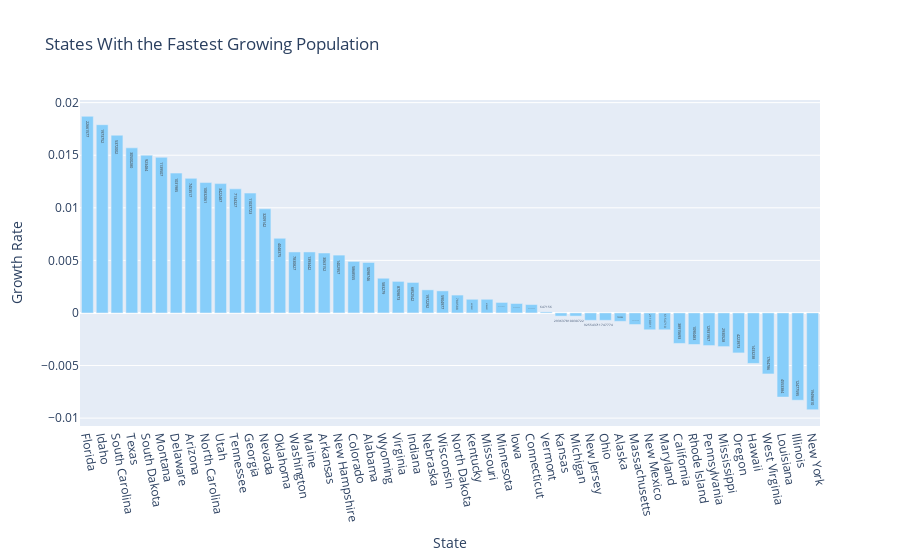

This figure's notebook cell:
### Code cell
df = df.sort_values(by='Growth Rate', ascending=False)
fig = px.bar(df, x='State', y='Growth Rate',
             labels={'2023 Population': 'Population'},
             title='States With the Fastest Growing Population',
             text='2023 Population')

fig.update_traces(hoverinfo='text', marker_color='lightskyblue')

fig.update_layout(xaxis=dict(tickangle=80), showlegend=False)

fig.show()

plt.savefig('States With the Fastest Growing Population')

### Figure 1 — Plotly figure (JSON) as saved in the notebook; plotly's stock layout.template omitted (floating-point values rounded to 4 significant figures)
{"data": [{"alignmentgroup": "True", "hoverinfo": "text", "hovertemplate": "State=%{x}<br>Growth Rate=%{y}<br>Population=%{text}<extra></extra>", "legendgroup": "", "marker": {"color": "lightskyblue", "pattern": {"shape": ""}}, "name": "", "offsetgroup": "", "orientation": "v", "showlegend": false, "text": [22661577, 1973752, 5372002, 30500280, 923484, 1139507, 1031985, 7453517, 10832061, 3422487, 7134327, 11037723, 3209142, 4048375, 7830827, 1393442, 3063152, 1402957, 5868555, 5098746, 583279, 8709873, 6852542, 1972292, 5904977, 780588, 4518031, 6186091, 5722897, 3203345, 3629055, 647156, 2936378, 10030722, 9255437, 11747774, 732984, 6974258, 2110011, 6154710, 38915693, 1090483, 12931957, 2930528, 4223973, 1433238, 1764786, 4553384, 12477595, 19496810], "textposition": "auto", "type": "bar", "x": ["Florida", "Idaho", "South Carolina", "Texas", "South Dakota", "Montana", "Delaware", "Arizona", "North Carolina", "Utah", "Tennessee", "Georgia", "Nevada", "Oklahoma", "Washington", "Maine", "Arkansas", "New Hampshire", "Colorado", "Alabama", "Wyoming", "Virginia", "Indiana", "Nebraska", "Wisconsin", "North Dakota", "Kentucky", "Missouri", "Minnesota", "Iowa", "Connecticut", "Vermont", "Kansas", "Michigan", "New Jersey", "Ohio", "Alaska", "Massachusetts", "New Mexico", "Maryland", "California", "Rhode Island", "Pennsylvania", "Mississippi", "Oregon", "Hawaii", "West Virginia", "Louisiana", "Illinois", "New York"], "xaxis": "x", "y": [0.0187, 0.0179, 0.0169, 0.0157, 0.015, 0.0148, 0.0133, 0.0128, 0.0124, 0.0123, 0.0118, 0.0114, 0.0099, 0.0071, 0.0058, 0.0058, 0.0057, 0.0055, 0.0049, 0.0048, 0.0033, 0.003, 0.0029, 0.0022, 0.0021, 0.0017, 0.0013, 0.0013, 0.001, 0.0009, 0.0008, 0.0001, -0.0003, -0.0003, -0.0007, -0.0007, -0.0008, -0.0011, -0.0016, -0.0016, -0.0029, -0.003, -0.0031, -0.0032, -0.0038, -0.0048, -0.0058, -0.008, -0.0083, -0.0092], "yaxis": "y"}], "layout": {"autosize": true, "barmode": "relative", "legend": {"tracegroupgap": 0}, "showlegend": false, "title": {"text": "States With the Fastest Growing Population"}, "xaxis": {"anchor": "y", "autorange": true, "domain": [0, 1], "range": [-0.5, 49.5], "tickangle": 80, "title": {"text": "State"}, "type": "category"}, "yaxis": {"anchor": "x", "autorange": true, "domain": [0, 1], "range": [-0.01075, 0.02025], "title": {"text": "Growth Rate"}, "type": "linear"}}}
